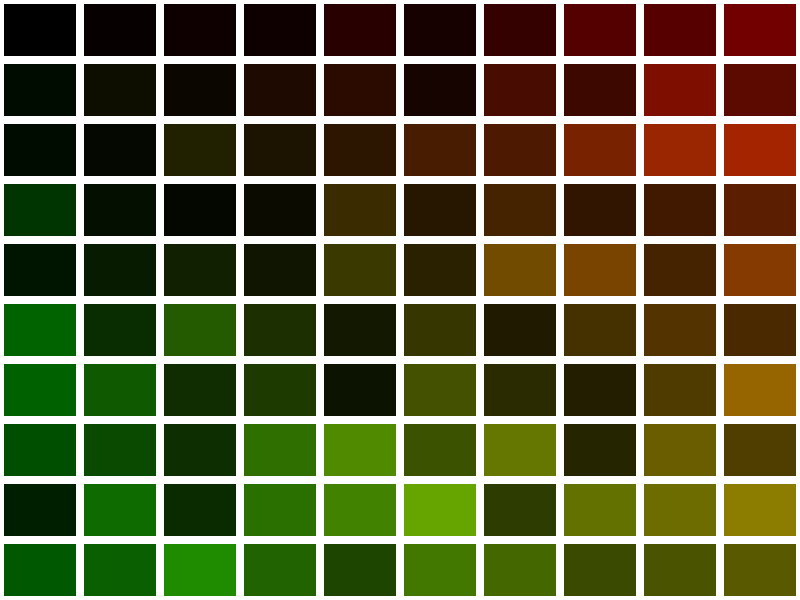
Frame 1 (no input)
Frame 2 (the mouse pressed at the canvas centre, redrawn once): identical to frame 1, image omitted

The Processing sketch that drew this single still picture (run headless with seeded random() and noise(); the mouse was pressed at the canvas centre and the sketch redrawn once):

// Processing sketch: TheWrongWayToDrawAGrid11
// ── TheWrongWayToDrawAGrid11.pde
int scaleX = 80;
int scaleY = 60;
int padX = 4;
int padY = 4;
int cols = 0;
int rows = 0;

void setup() {
  size(800, 600);
  smooth();
  noLoop();
  noStroke();
  cols = width / scaleX;
  rows = height / scaleY;
}

void cell(int w, int h, float u, float v) {
  float scaleNoise = 50;
  float n = noise(u*scaleNoise, v*scaleNoise);
  fill(u*n*255, v*n*255, 0);
  rect(0, 0, w, h);
}

void draw() {
  background(255);
  for (int i = 0; i < cols; i++) {
    for (int j = 0; j < rows; j++) {
      int x = i*scaleX;
      int y = j*scaleY;
      pushMatrix();
      translate(x+padX, y + padY);
      int w = scaleX - 2*padX;
      int h = scaleY - 2*padY;
      cell(w, h, (float)x / (float)width, (float)y / (float)height);
      popMatrix();
    }
  }
}
